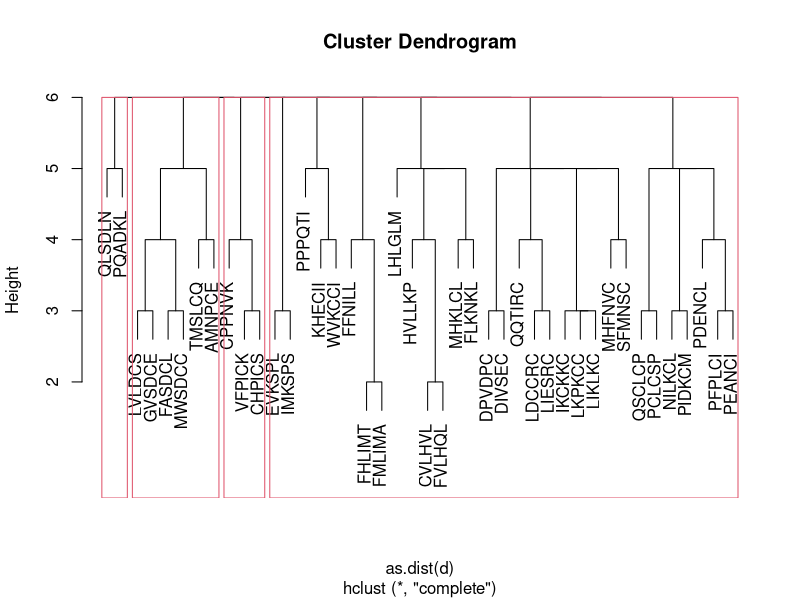
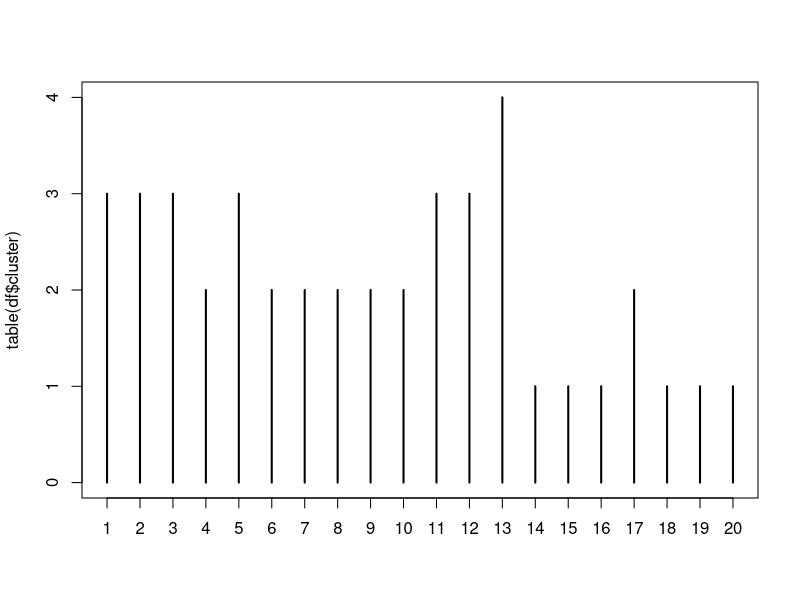

These charts were generated, in order, by the following R code: (Note: this script raises an error after producing the figures.)

set.seed(1)
rstr <- function(n,k){   # vector of n random char(k) strings
  sapply(1:n,function(i){do.call(paste0,as.list(sample(letters,k,replace=T)))})
}

#str<- c(paste0("aa",rstr(10,3)),paste0("bb",rstr(10,3)),paste0("cc",rstr(10,3)))
str<- c('LKPKCC', 'PFPLCI', 'CVLHVL', 'PDENCL', 'MHFNVC', 'FHLIMT',
       'SFMNSC', 'NILKCL', 'QSCLCP', 'FFNILL', 'KHECII', 'MHKLCL',
       'FLKNKL', 'LIKLKC', 'PEANCI', 'EVKSPL', 'FVLHQL', 'CPPNVK',
       'PCLCSP', 'LDCCRC', 'IKCKKC', 'LVLDCS', 'FMLIMA', 'GVSDCE',
       'LHLGLM', 'QQTIRC', 'WVKCCI', 'LIESRC', 'TMSLCQ', 'FASDCL',
       'QLSDLN', 'DPVDPC', 'IMKSPS', 'VFPICK', 'MWSDCC', 'PIDKCM',
       'CHPICS', 'AMNPCE', 'PPPQTI', 'PQADKL', 'HVLLKP', 'DIVSEC')
#        'PFMCVK', 'CIECCA', 'GDFCCI', 'PDESPL', 'MIGNLC', 'NQNSCQ',
#        'MVPQAN', 'PQKNLK', 'FQEDAL', 'IFRHGM', 'FQFNQC', 'MVSNEL',
#        'LHMSLA', 'KFESCK', 'NFQHIL', 'SMLDAR', 'IIQSQP', 'MHTILK',
#        'FFTNVT', 'QHWNAL', 'KMKLVE', 'IICKAK', 'FHTNLR', 'HQFRLL',
#        'PHIACP', 'PEPATR', 'ILKCGK', 'PCVINN', 'HHLCNR', 'LQADCN',
#        'SLKIEK', 'CCLDCM', 'QHFRML', 'QQIDVC', 'WHQLKQ', 'LVMIPM',
#        'KIPHGN', 'QICSLM', 'LQHSCT', 'DMEKIT', 'DMKCCE', 'QFFSNM',
#        'CHLKLK', 'IDSICA', 'IHLRMR', 'IECCCP', 'DMLINV', 'EQKNRC',
#        'KQLGKC', 'PIDLNT', 'CHKICA', 'CPDKSA', 'QVVNLK', 'QMEHGI',
#        'HWQICK', 'PFEEKM', 'PMFRCI', 'QVEDPL'
# Levenshtein Distance
d  <- adist(str)
rownames(d) <- str
hc <- hclust(as.dist(d))
options(repr.plot.width=12, repr.plot.height=7)
plot(hc)
rect.hclust(hc,k=4)

# distancemodels <- stringdistmatrix(str,str,method = "jw")
# rownames(distancemodels) <- str
# hc <- hclust(as.dist(distancemodels))
# dfClust <- data.frame(str, cutree(hc, k=200))
df <- data.frame(str,cutree(hc,k=20))
names(df) <- c('kmer','cluster')
plot(table(df$cluster))

stringdistmatrix
